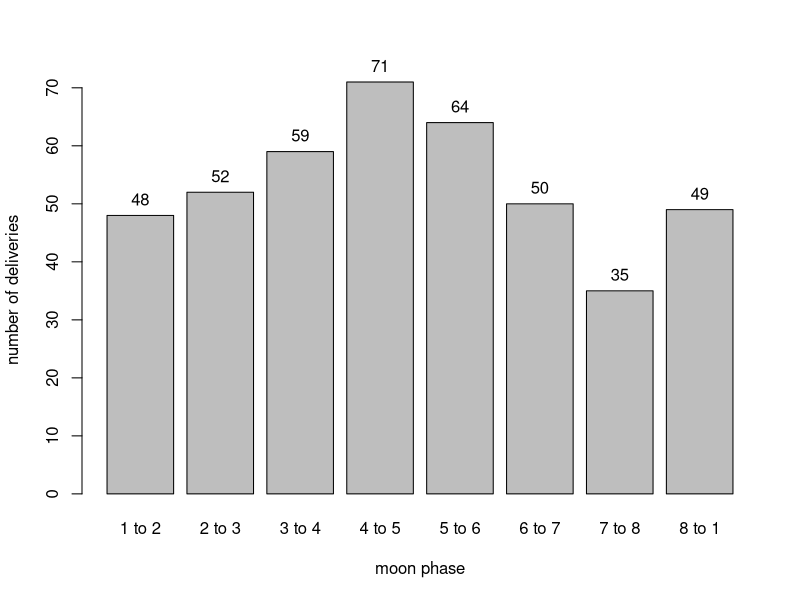

Here is the R script that generated this plot:
cows = c(48, 52, 59, 71, 64, 50, 35, 49)
bp = barplot(height=cows,
        names.arg=c('1 to 2', '2 to 3', '3 to 4', '4 to 5', '5 to 6', '6 to 7', '7 to 8', '8 to 1'),
        xlab='moon phase',
        ylab='number of deliveries',
        )
text(x=bp, y=cows, labels=cows, pos=3, xpd=NA)